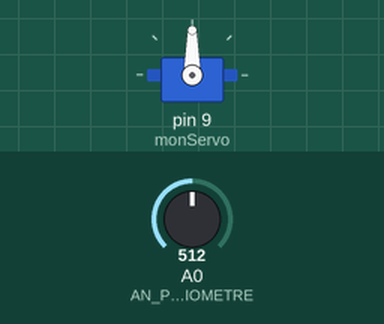
This sketch was run on a simulated Arduino Uno, built with avr-gcc and run on an emulated ATmega328P. On the bench: servo. Inputs (shaded band) come from the test bench; at power-on: A0 (AN_POTENTIOMETRE) = 512.

Above: at 1.2 s.
1.3 s: A0 (AN_POTENTIOMETRE) set to 716
At 2.1 s:
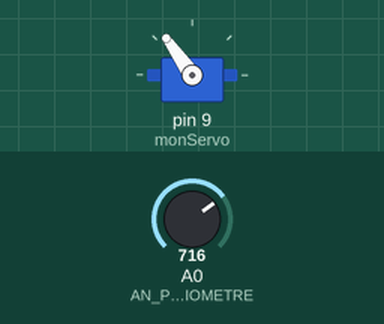
2.8 s: A0 (AN_POTENTIOMETRE) set to 900
At 4.0 s:
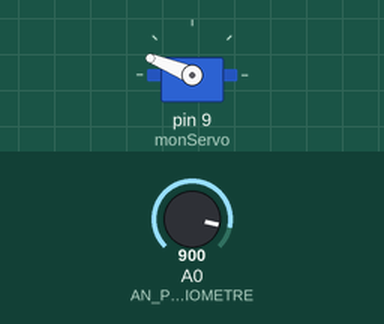
4.3 s: A0 (AN_POTENTIOMETRE) set to 1023
At 5.5 s:
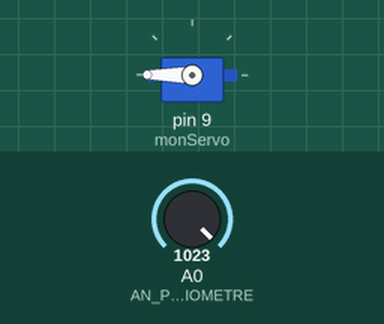
5.8 s: A0 (AN_POTENTIOMETRE) set to 306
At 6.4 s:
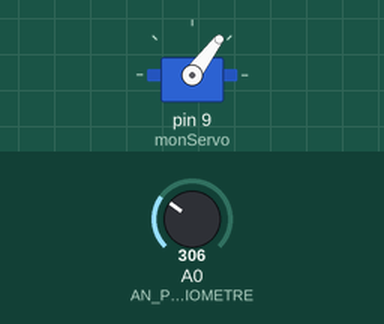
7.3 s: A0 (AN_POTENTIOMETRE) set to 122
At 7.9 s:
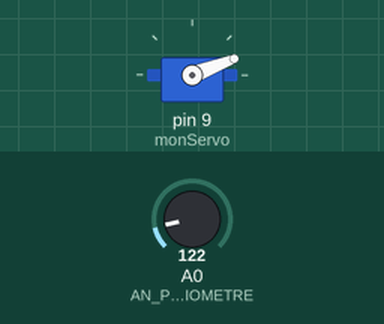
Timing chart, 0 to 9.8 s (numbered marks = the images above; inputs shaded):
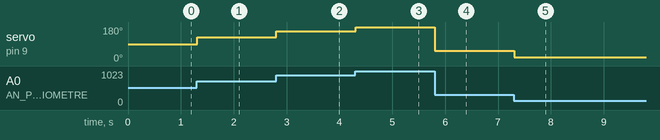

The sketch:

Servo_avec_poto.ino
```cpp
#include <Servo.h>

Servo monServo;

const char AN_POTENTIOMETRE = 0;
const char PWM_SERVO = 9;

int positionDuServo = 0;

void setup()
{
  monServo.attach(9);
}

void loop()
{
  positionDuServo = analogRead(AN_POTENTIOMETRE);
  positionDuServo = map(positionDuServo, 0, 1023, 0, 180);
  monServo.write(positionDuServo);
  delay(15);
}
```

Measured:
- after the input at 1.3 s, servo on pin 9 (monServo): 90° → 125° at once
- after the input at 2.8 s, servo on pin 9 (monServo): 125° → 158° at once
- after the input at 4.3 s, servo on pin 9 (monServo): 158° → 180° at once
- after the input at 5.8 s, servo on pin 9 (monServo): 180° → 53° at once
- after the input at 7.3 s, servo on pin 9 (monServo): 53° → 21° at once
